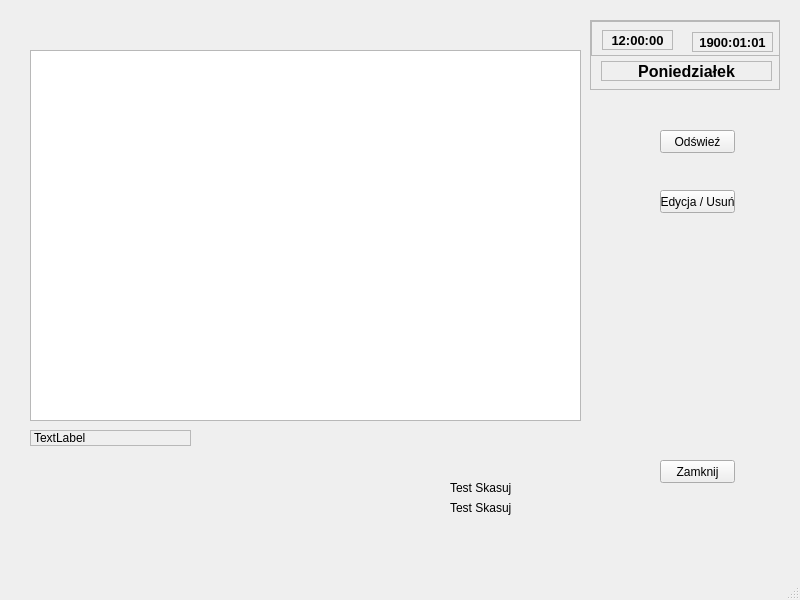
<?xml version="1.0" encoding="UTF-8"?>
<ui version="4.0">
 <class>KontrahentLista</class>
 <widget class="QMainWindow" name="KontrahentLista">
  <property name="geometry">
   <rect>
    <x>0</x>
    <y>0</y>
    <width>800</width>
    <height>600</height>
   </rect>
  </property>
  <property name="windowTitle">
   <string>MainWindow</string>
  </property>
  <widget class="QWidget" name="centralwidget">
   <widget class="QLabel" name="label">
    <property name="geometry">
     <rect>
      <x>450</x>
      <y>480</y>
      <width>231</width>
      <height>16</height>
     </rect>
    </property>
    <property name="text">
     <string>Test Skasuj</string>
    </property>
   </widget>
   <widget class="QPushButton" name="pushButton_3">
    <property name="geometry">
     <rect>
      <x>660</x>
      <y>190</y>
      <width>75</width>
      <height>23</height>
     </rect>
    </property>
    <property name="text">
     <string>Edycja / Usuń</string>
    </property>
   </widget>
   <widget class="QLabel" name="labelTest">
    <property name="geometry">
     <rect>
      <x>30</x>
      <y>430</y>
      <width>161</width>
      <height>16</height>
     </rect>
    </property>
    <property name="frameShape">
     <enum>QFrame::StyledPanel</enum>
    </property>
    <property name="frameShadow">
     <enum>QFrame::Plain</enum>
    </property>
    <property name="text">
     <string>TextLabel</string>
    </property>
   </widget>
   <widget class="QPushButton" name="pushButton">
    <property name="geometry">
     <rect>
      <x>660</x>
      <y>130</y>
      <width>75</width>
      <height>23</height>
     </rect>
    </property>
    <property name="text">
     <string>Odświeź</string>
    </property>
   </widget>
   <widget class="QPushButton" name="pushButton_2">
    <property name="geometry">
     <rect>
      <x>660</x>
      <y>460</y>
      <width>75</width>
      <height>23</height>
     </rect>
    </property>
    <property name="text">
     <string>Zamknij</string>
    </property>
   </widget>
   <widget class="QLabel" name="label_2">
    <property name="geometry">
     <rect>
      <x>450</x>
      <y>500</y>
      <width>281</width>
      <height>16</height>
     </rect>
    </property>
    <property name="text">
     <string>Test Skasuj</string>
    </property>
   </widget>
   <widget class="QScrollArea" name="scrollArea">
    <property name="geometry">
     <rect>
      <x>590</x>
      <y>20</y>
      <width>190</width>
      <height>70</height>
     </rect>
    </property>
    <property name="widgetResizable">
     <bool>true</bool>
    </property>
    <widget class="QWidget" name="scrollAreaWidgetContents">
     <property name="geometry">
      <rect>
       <x>0</x>
       <y>0</y>
       <width>188</width>
       <height>68</height>
      </rect>
     </property>
     <widget class="QLabel" name="labelDzien">
      <property name="geometry">
       <rect>
        <x>10</x>
        <y>40</y>
        <width>171</width>
        <height>20</height>
       </rect>
      </property>
      <property name="font">
       <font>
        <pointsize>12</pointsize>
        <weight>75</weight>
        <bold>true</bold>
       </font>
      </property>
      <property name="frameShape">
       <enum>QFrame::StyledPanel</enum>
      </property>
      <property name="text">
       <string>Poniedziałek</string>
      </property>
      <property name="alignment">
       <set>Qt::AlignCenter</set>
      </property>
      <property name="wordWrap">
       <bool>false</bool>
      </property>
     </widget>
     <widget class="QScrollArea" name="scrollArea_2">
      <property name="geometry">
       <rect>
        <x>0</x>
        <y>0</y>
        <width>190</width>
        <height>35</height>
       </rect>
      </property>
      <property name="widgetResizable">
       <bool>true</bool>
      </property>
      <widget class="QWidget" name="scrollAreaWidgetContents_2">
       <property name="geometry">
        <rect>
         <x>0</x>
         <y>0</y>
         <width>188</width>
         <height>33</height>
        </rect>
       </property>
       <widget class="QLabel" name="labelZegara">
        <property name="geometry">
         <rect>
          <x>10</x>
          <y>8</y>
          <width>71</width>
          <height>20</height>
         </rect>
        </property>
        <property name="font">
         <font>
          <pointsize>10</pointsize>
          <weight>75</weight>
          <bold>true</bold>
         </font>
        </property>
        <property name="frameShape">
         <enum>QFrame::StyledPanel</enum>
        </property>
        <property name="text">
         <string>12:00:00</string>
        </property>
        <property name="alignment">
         <set>Qt::AlignCenter</set>
        </property>
       </widget>
       <widget class="QLabel" name="labelDaty">
        <property name="geometry">
         <rect>
          <x>100</x>
          <y>10</y>
          <width>81</width>
          <height>20</height>
         </rect>
        </property>
        <property name="font">
         <font>
          <pointsize>10</pointsize>
          <weight>75</weight>
          <bold>true</bold>
         </font>
        </property>
        <property name="frameShape">
         <enum>QFrame::StyledPanel</enum>
        </property>
        <property name="text">
         <string>1900:01:01</string>
        </property>
        <property name="alignment">
         <set>Qt::AlignCenter</set>
        </property>
       </widget>
      </widget>
     </widget>
     <zorder>scrollArea_2</zorder>
     <zorder>labelDzien</zorder>
    </widget>
   </widget>
   <widget class="QTableView" name="tableView">
    <property name="geometry">
     <rect>
      <x>30</x>
      <y>50</y>
      <width>551</width>
      <height>371</height>
     </rect>
    </property>
    <property name="selectionMode">
     <enum>QAbstractItemView::SingleSelection</enum>
    </property>
    <property name="selectionBehavior">
     <enum>QAbstractItemView::SelectRows</enum>
    </property>
    <property name="sortingEnabled">
     <bool>true</bool>
    </property>
   </widget>
  </widget>
  <widget class="QMenuBar" name="menubar">
   <property name="geometry">
    <rect>
     <x>0</x>
     <y>0</y>
     <width>800</width>
     <height>21</height>
    </rect>
   </property>
  </widget>
  <widget class="QStatusBar" name="statusbar"/>
 </widget>
 <resources/>
 <connections/>
</ui>
